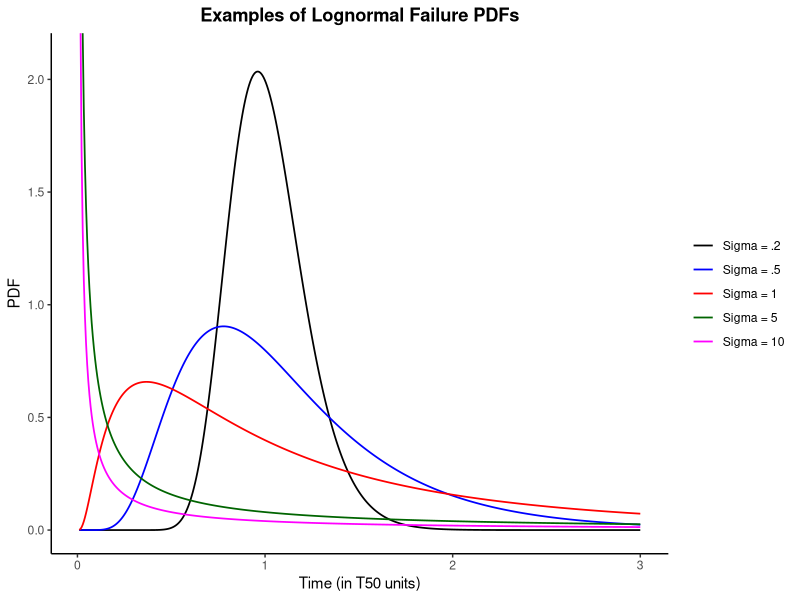
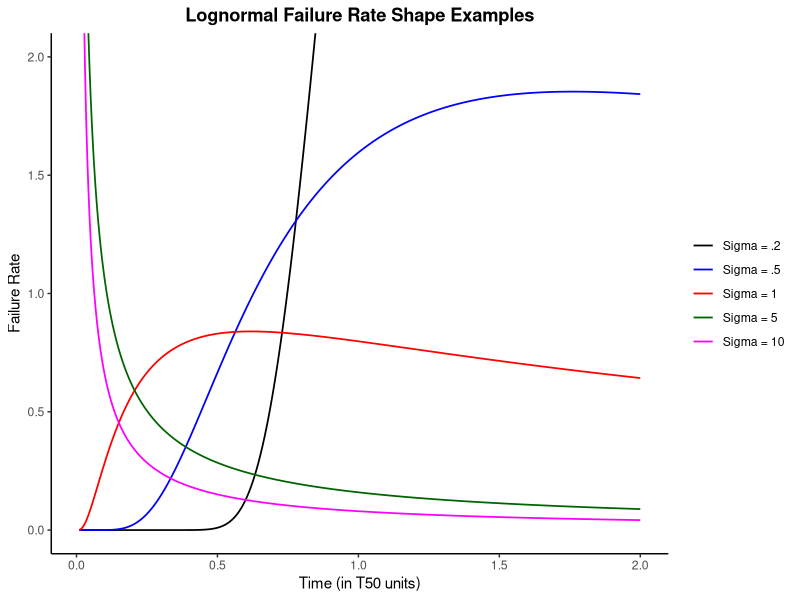
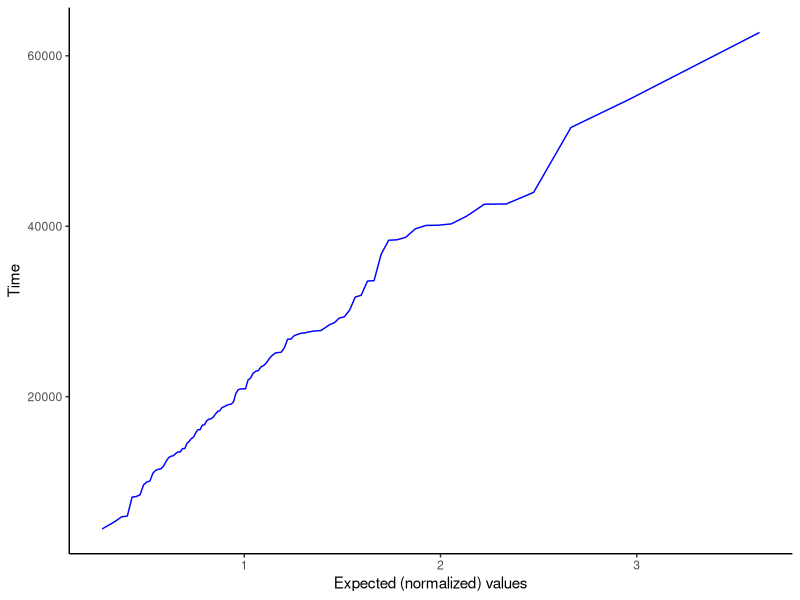

These figures' R source, in order:
## ---- chunk 1
#| label: fig-apr-164-pdf-shapes
#| fig-cap: "Examples of lognormal failure PDFs"
#| code-fold: true
#| message: false
library(tidyverse)

t_seq <- seq(0.01, 3, length.out = 500)
sigma_levels <- c("Sigma = .2", "Sigma = .5", "Sigma = 1", "Sigma = 5", "Sigma = 10")
sigma_vals <- c(0.2, 0.5, 1, 5, 10)
pdf_df <- map2_dfr(sigma_vals, sigma_levels, \(s, lbl) tibble(t = t_seq, fx = dlnorm(t_seq, sdlog = s, meanlog = 0), sigma = lbl)) |>
  mutate(sigma = factor(sigma, levels = sigma_levels))

ggplot(pdf_df, aes(t, fx, color = sigma)) +
  geom_line(linewidth = 0.6) +
  coord_cartesian(ylim = c(0, 2.1)) +
  scale_color_manual(values = c("black", "blue", "red", "darkgreen", "magenta"), name = NULL) +
  labs(title = "Examples of Lognormal Failure PDFs", x = "Time (in T50 units)", y = "PDF") +
  theme_classic() +
  theme(plot.title = element_text(hjust = 0.5, face = "bold"), legend.position = "right")
## ---- chunk 2
#| label: fig-apr-164-failure-rate-shapes
#| fig-cap: "Lognormal failure rate shape examples"
#| code-fold: true
h_lnorm <- function(t, sigma) dlnorm(t, sdlog = sigma, meanlog = 0) / (1 - plnorm(t, sdlog = sigma, meanlog = 0))

t_fr <- seq(0.01, 2, length.out = 500)
fr_df <- map2_dfr(sigma_vals, sigma_levels, \(s, lbl) tibble(t = t_fr, fr = h_lnorm(t_fr, s), sigma = lbl)) |>
  mutate(sigma = factor(sigma, levels = sigma_levels))

ggplot(fr_df, aes(t, fr, color = sigma)) +
  geom_line(linewidth = 0.6) +
  coord_cartesian(ylim = c(0, 2)) +
  scale_color_manual(values = c("black", "blue", "red", "darkgreen", "magenta"), name = NULL) +
  labs(title = "Lognormal Failure Rate Shape Examples", x = "Time (in T50 units)", y = "Failure Rate") +
  theme_classic() +
  theme(plot.title = element_text(hjust = 0.5, face = "bold"), legend.position = "right")
## ---- chunk 3
#| label: fig-apr-164-probability-plot
#| fig-cap: "Lognormal probability plot of 100 simulated lognormal random numbers"
#| code-fold: true
set.seed(42)
lognormal_sample <- sort(rlnorm(100, meanlog = log(20000), sdlog = 0.5))
expected <- qlnorm(ppoints(length(lognormal_sample)), sdlog = 0.5)

ggplot(tibble(expected = expected, time = lognormal_sample), aes(expected, time)) +
  geom_line(color = "blue", linewidth = 0.5) +
  labs(x = "Expected (normalized) values", y = "Time") +
  theme_classic()
## ---- chunk 4
#| label: verify-apr-164-pdf-cdf
#| code-fold: true
T_val <- 5000
sigma_val <- 0.5
T50_val <- 20000
pdf_val <- dlnorm(T_val, sdlog = sigma_val, meanlog = log(T50_val))
cdf_val <- plnorm(T_val, sdlog = sigma_val, meanlog = log(T50_val))
haz_val <- pdf_val / (1 - cdf_val)

tibble(Statistic = c("PDF", "CDF", "Failure Rate"), Value = c(pdf_val, cdf_val, haz_val)) |>
  knitr::kable(digits = 8, align = "lr")
